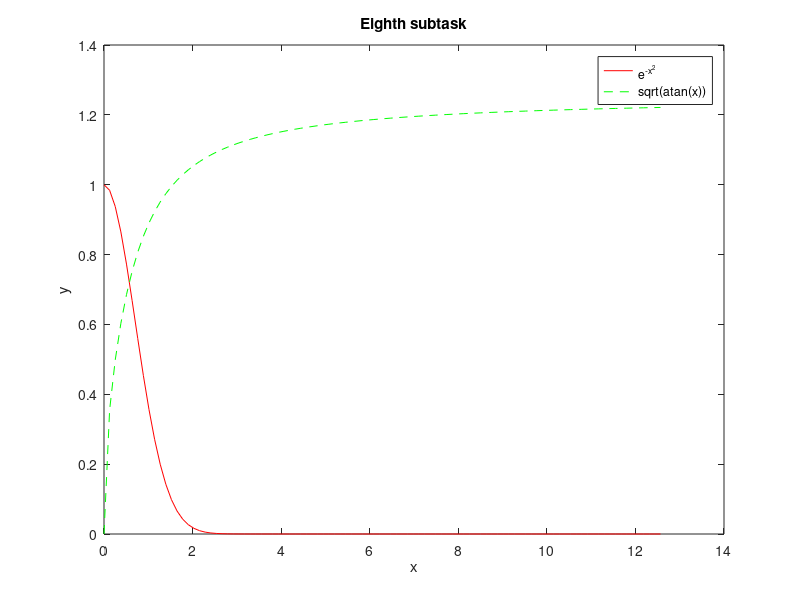
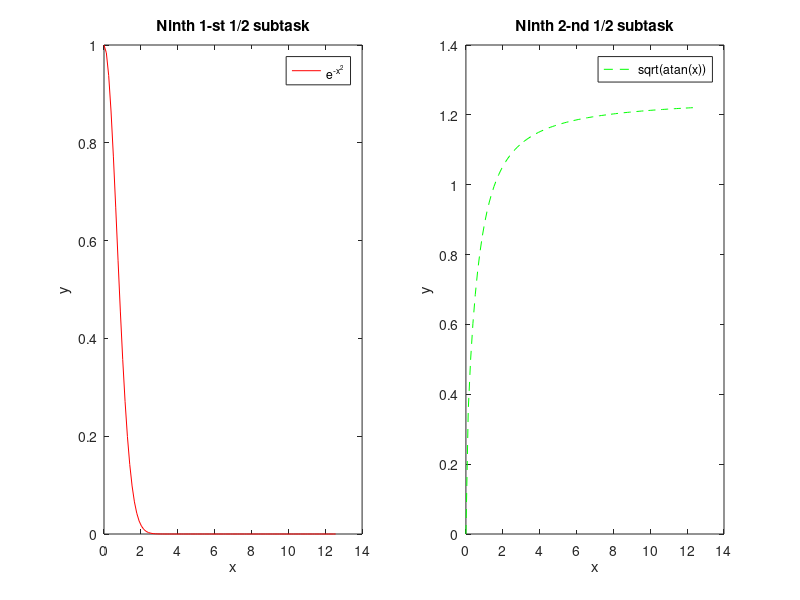
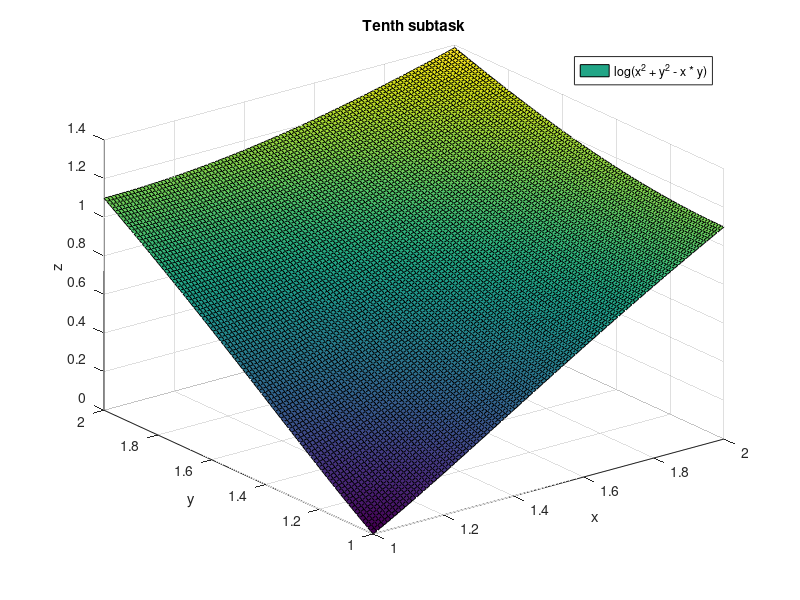

MATLAB code to generate these figures, in order:
# First subtask

fprintf("Matrix A:\n")

temp1 = [
    3.25;
    10.10;
    5.04;
];

temp2 = [
    -1.07;
    0.25;
    -7.79;
];

temp3 = [
    2.34;
    -4.78;
    3.31; 
];

A = [
    temp1, temp2, temp3
]

clear temp1, temp2, temp3;

# Second subtask

fprintf("Matrix B:\n")

B = rand(3)
% B = [
%     1.0 2.0 3.0;
%     2.0 3.0 1.0;
%     3.0 1.0 2.0;
% ]

# Third subtask

fprintf("A + 10 * B:\n")
T = A + 10 * B

fprintf("B^{T}:\n")
B.'

fprintf("A .* B:\n")
A .* B

fprintf("Sorted A:\n")
sort(A)

fprintf("MaxMin B:\n")
[max(max(B)), min(min(A));]

fprintf("Determinant B:\n")
det(B)

# Fourth subtask

fprintf("Matrix C:\n")
C = zeros(3, 1);
C(2, 1) = 5.71;
C(3, 1) = -3.61;
C

# Fifth subtask

fprintf("A * X = C => X:\n")
X = A \ C

# Sixth subtask

fprintf("Matrix D:\n")
D = abs(sin(A) + B^(3.0 / 5.0))

# Seventh subtask

fprintf("Vector A:\n")
a = [
    3.2;
    2.8;
    -1.4;
]

fprintf("Vector B:\n")
b = [
    0.6;
    3.2;
    -4.8;
]

fprintf("a * b:\n")
dot(A, B)

fprintf("a x b:\n")
cross(A, B)

fprintf("|a|:\n")
norm(A)

# Eighth subtask

x = linspace(0, 4 * pi);
y = e.^(-x.^2);
z = sqrt(atan(x));

figure;

plot(x, y, "r-", x, z, "g--");
title("Eighth subtask");
xlabel("x");
ylabel("y");
legend("e^{-x^2}","sqrt(atan(x))");

# Ninth subtask

figure;

subplot(1, 2, 1);
plot(x, y, "r-");
title("Ninth 1-st 1/2 subtask");
xlabel("x");
ylabel("y");
legend("e^{-x^2}");

subplot(1, 2, 2);
plot(x, z, "g--");
title("Ninth 2-nd 1/2 subtask");
xlabel("x");
ylabel("y");
legend("sqrt(atan(x))");

# Tenth subtask

x = linspace(1, 2);
y = x.';
z = log(x.^2 + y.^2 - x .* y);

figure;

surf(x, y, z);
grid on;
title("Tenth subtask");
xlabel("x");
ylabel("y");
zlabel("z");
legend("log(x^2 + y^2 - x * y)");
